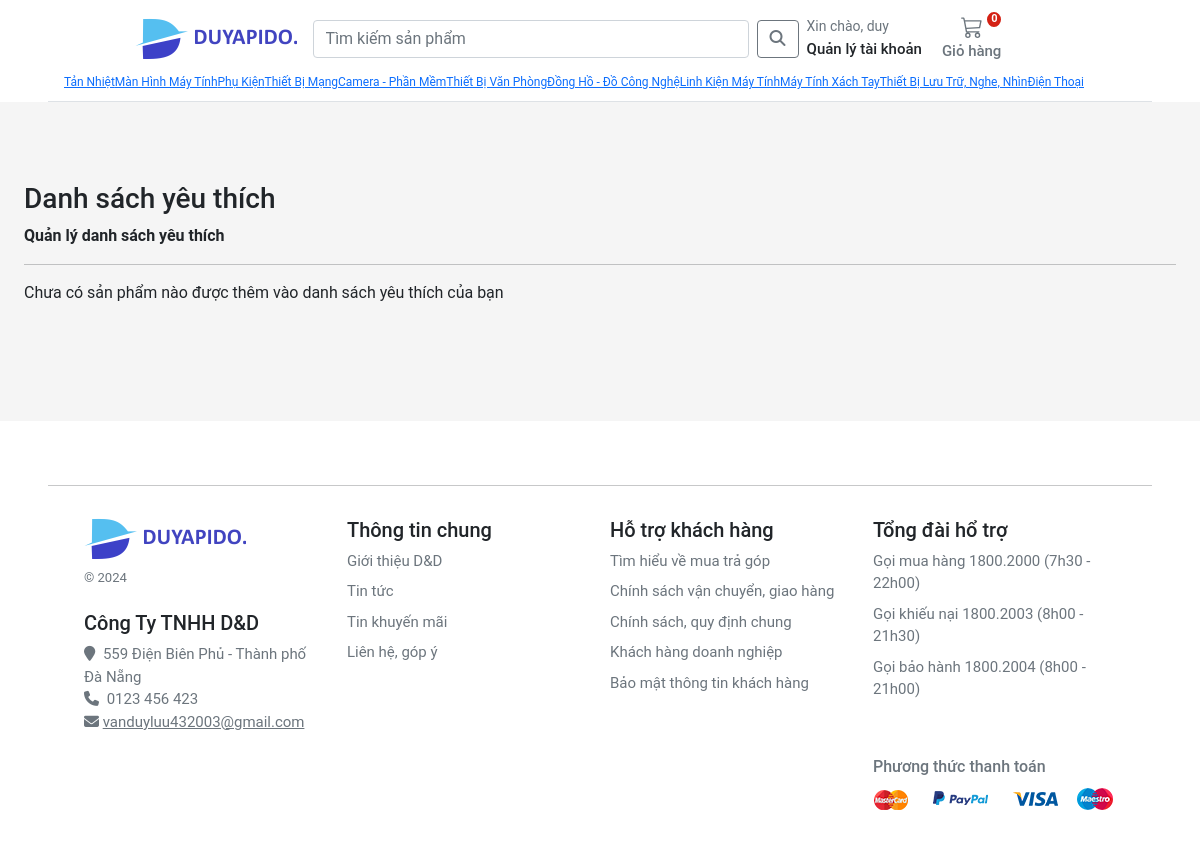
Screenshot of /account/wishlist (signed in) with the database file from the repository.
### account/models.py (models this page shows, shortened)
class Customer(AbstractBaseUser, PermissionsMixin):
    email = models.EmailField(_('email address'), unique=True)
    name = models.CharField(max_length=150)
    mobile = models.CharField(max_length=20, blank=True)
    is_active = models.BooleanField(default=False)
    is_staff = models.BooleanField(default=False)
    created = models.DateTimeField(auto_now_add=True)
    updated = models.DateTimeField(auto_now=True)
    objects = CustomAccountManager()
    USERNAME_FIELD = 'email'
    REQUIRED_FIELDS = ['name']
    class Meta:
        verbose_name = "Accounts"
        verbose_name_plural = "Accounts"

### store/models.py (models this page shows, shortened)
class Category(MPTTModel):
    name = models.CharField(
        verbose_name=_("Tên danh mục:"),
        help_text=_("Bắt buộc và duy nhất"),
        max_length=255,
        unique=True,
    )
    slug = models.SlugField(verbose_name=_("Slug"), max_length=255, unique=True)
    parent = TreeForeignKey("self", verbose_name=_("Danh mục cha"), on_delete=models.CASCADE, null=True, blank=True, related_name="children")
    is_active = models.BooleanField(verbose_name=_("Trạng thái hoạt động"), default=True)
    class MPTTMeta:
        order_insertion_by = ["name"]
    class Meta:
        verbose_name = _("Category")
        verbose_name_plural = _("Categories")
    def get_absolute_url(self):
        return reverse("store:category_list", args=[self.slug])

### account/views.py (the view)
# urls.py: path("wishlist", views.wishlist, name="wishlist"),
@login_required
def wishlist(request):
    products = Product.objects.filter(users_wishlist=request.user)
    return render(request, "account/dashboard/user_wish_list.html", {"wishlist": products})

### basket/basket.py (called while the page is built)
    def __len__(self):
        return sum(item["qty"] for item in self.basket.values())

### basket/context_processors.py (called while the page is built)
def basket(request):
    return {'basket': Basket(request)}

### store/context_processors.py (called while the page is built)
def categories(request):
    return {"categories": Category.objects.filter(level=0)}

### templates/account/dashboard/user_wish_list.html (shortened to what this page needs)
{% extends "../sub_base.html" %}
{% load common_tags %}
{% block sub_content %}
<div class="col-12 mx-auto">
  <h1 class="h3">Danh sách yêu thích</h1>
  <div class="fw-bold">Quản lý danh sách yêu thích</div>
  <hr />
  {% if wishlist %}
  {% for product in wishlist  %}
  <div class="card mb-3 rounded-0">
    <div class="row g-0">
      <div class="col-md-2">
        {% for image in product.product_image.all  %}
          {% if image.is_feature %}
          <img class="img-fluid d-block p-2" width="100%" src="{{ image.image.url }}"
            alt="{{ image.image.alt_text }}" />
          {% endif %}
        {% endfor %}
      </div>
      <div class="col-md-10">
        <div class="card-body">
          <h5 class="card-title">{{product.title}}</h5>
          <p class="card-text">Mô tả: {{product.description}}</p>
          <p class="card-text fw-bold text-danger"><small>Giá sản phẩm: {{product.regular_price|currency}}</small></p>
          <a type="button" class="btn btn-primary fw500 btn-sm" href="{% url 'account:user_wishlist' product.id %}">Xoá khỏi danh sách ưa thích</a>
        </div>
      </div>
    </div>
  </div>
  {% endfor %}
  {% else %}
  <p class="card-text">Chưa có sản phẩm nào được thêm vào danh sách yêu thích của bạn</p>
  {% endif %}
</div>
{% endblock %}

### templates/base.html (shortened to what this page needs)
<!DOCTYPE html>
{% load static %}
<html xmlns:store="http://www.w3.org/1999/xhtml" xmlns:account="http://www.w3.org/1999/xhtml"
    xmlns:basket="http://www.w3.org/1999/xhtml">
<head>
    <link rel="stylesheet" href="https://cdnjs.cloudflare.com/ajax/libs/OwlCarousel2/2.3.4/assets/owl.carousel.min.css">
    <link rel="stylesheet"
        href="https://cdnjs.cloudflare.com/ajax/libs/OwlCarousel2/2.3.4/assets/owl.theme.default.min.css">
    <link rel="stylesheet" href="https://cdnjs.cloudflare.com/ajax/libs/fancybox/3.5.7/jquery.fancybox.min.css" />
    <link href="https://cdn.jsdelivr.net/npm/bootstrap@5.0.0-beta1/dist/css/bootstrap.min.css" rel="stylesheet"
>
    <link rel="stylesheet" href="https://cdnjs.cloudflare.com/ajax/libs/font-awesome/4.7.0/css/font-awesome.min.css">
    <link rel="stylesheet" href="https://cdnjs.cloudflare.com/ajax/libs/font-awesome/6.4.0/css/all.min.css">
    <link rel="stylesheet" href="{% static 'css/base.css' %}">
    <link rel="stylesheet" href="{% block stylesheet %}{% endblock %}">
    <link rel="stylesheet" href="https://cdnjs.cloudflare.com/ajax/libs/OwlCarousel2/2.3.4/assets/owl.carousel.min.css">
    <link rel="stylesheet"
        href="https://cdnjs.cloudflare.com/ajax/libs/OwlCarousel2/2.3.4/assets/owl.theme.default.min.css">
</head>
<body>
    <header class=" bg-white  px-5">
        <nav class="navbar navbar-expand-md navbar-light  border-bottom px-3">
            <div class="d-block">
                <div class="container-fluid px-md-4">
                    <div class="d-flex w-100 navbar-collapse " style="justify-content: center;">
                        <a class="navbar-brand d-flex-inline" href="/">
                            <img src="/media/images/brand.png" class="navbar-brand-img" alt="...">
                        </a>
                        <form class="d-flex col-6" action="{% url 'store:search' %}">
                            <input class="form-control me-2" type="search" placeholder="Tìm kiếm sản phẩm"
                                aria-label="Search" name="q">
                            <button class="btn btn-outline-secondary" type="submit"><i
                                    class="fa-solid fa-magnifying-glass"></i>
                            </button>
                        </form>
                        <div>
                            <div class="collapse navbar-collapse" id="navbarSupportedContent2">
                                <ul class="navbar-nav me-auto mb-2 mb-lg-0">
                                    <li class="nav-item dropdown">
                                        <a class="nav-link dropdown-toggle text-reset" href="#" id="navbarDropdown"
                                            role="button" data-bs-toggle="dropdown" aria-expanded="false">
                                            <div class="small text-muted">Xin chào,
                                                {% if user.is_authenticated %}
                                                {{ request.user.name }}
                                                {% else %}
                                                Login
                                                {% endif %}
                                            </div>
                                            <span class="fs15 fw500">Quản lý tài khoản</span>
                                        </a>
                                    </li>
                                </ul>
                            </div>
                        </div>
                        <a type="button" role="button" href="{% url 'basket:basket_summary' %}"
                            class="btn btn-outline-secondary border-0 basket-btn">
                            {% with quantity_basket=basket|length %}
                            <div id="basket-qty" class="basket-qty">
                                {% if quantity_basket > 0 %}
                                {{ quantity_basket }}
                                {% else %}
                                0
                                {% endif %}
                            </div>
                            {% endwith %}
                            <div>
                            </div>
                            <span class="fs15 fw500 text-nowrap">Giỏ hàng</span>
                        </a>
                    </div>
                </div>
                <div class="d-flex text-center">
                    {% for c in categories %}
                    <div class="">
                        <a class="" href="{{c.get_absolute_url }}" style="font-size: 1vw;">
                            {{ c.name|title }}
                        </a>
                    </div>
                    {% endfor %}
                </div>
            </div>
        </nav>
    </header>
    <main class="pb-3">
        {% block content %} {% endblock %}
    </main>
    <footer class="container-fluid bg-white py-5 footer px-5" style="margin-top: 100px">
        <hr>
        <div class="row pt-3 mx-4 fs15">
            <div class="col-12 col-md mb-3">
                <img src="/media/images/brand.png" class="navbar-brand-img" alt="...">
                <small class="d-block mb-4 text-muted mt-2">&copy; 2024</small>
                <h5>Công Ty TNHH D&D</h5>
                <i class="fa fa-map-marker text-grey" aria-hidden="true"> </i>
                <span class="text-grey bf-space">559 Điện Biên Phủ - Thành phố Đà Nẵng</span>
                <br />
                <i class="fa fa-phone text-grey " aria-hidden="true"> </i>
                <span class="text-grey bf-space">0123 456 423</span>
                <i class="fa fa-envelope text-grey " aria-hidden="true"></i>
                <a class="text-grey" href="mailto:vanduyluu432003@gmail.com">vanduyluu432003@gmail.com</a>
            </div>
            <div class="col-12 col-md fs15">
                <h5>Thông tin chung</h5>
                <ul class="list-unstyled">
                    <li><a class="link-secondary text-decoration-none" href="#">Giới thiệu D&D</a></li>
                    <li><a class="link-secondary text-decoration-none" href="#">Tin tức</a></li>
                    <li><a class="link-secondary text-decoration-none" href="#">Tin khuyến mãi</a></li>
                    <li><a class="link-secondary text-decoration-none" href="#">Liên hệ, góp ý</a></li>
                </ul>
            </div>
            <div class="col-12 col-md fs15">
                <h5>Hỗ trợ khách hàng</h5>
                <ul class="list-unstyled">
                    <li><a class="link-secondary text-decoration-none" href="#">Tìm hiểu về mua trả góp</a></li>
                    <li><a class="link-secondary text-decoration-none" href="#">Chính sách vận chuyển, giao hàng</a>
                    </li>
                    <li><a class="link-secondary text-decoration-none" href="#">Chính sách, quy định chung</a></li>
                    <li><a class="link-secondary text-decoration-none" href="#">Khách hàng doanh nghiệp</a></li>
                    <li><a class="link-secondary text-decoration-none" href="#">Bảo mật thông tin khách hàng</a></li>
                </ul>
            </div>
            <div class="col-12 col-md fs15">
                <h5>Tổng đài hổ trợ</h5>
                <ul class="list-unstyled">
                    <li><a class="link-secondary text-decoration-none" href="#">Gọi mua hàng 1800.2000 (7h30 -
                            22h00)</a>
                    </li>
                    <li><a class="link-secondary text-decoration-none" href="#">Gọi khiếu nại 1800.2003 (8h00 -
                            21h30)</a>
                    </li>
                    <li><a class="link-secondary text-decoration-none" href="#">Gọi bảo hành 1800.2004 (8h00 -
                            21h00)</a>
                    </li>
                </ul>
                <h3 class="company-info text-grey mt-5">Phương thức thanh toán</h3>
                <a class="icons icon-payment current" href=""></a>
            </div>
        </div>
    </footer>
</body>
</html>

### static/css/base.css (style rules this page uses)
.dropdown-toggle::after { display: none; }
body { background: #f5f5f5 !important; }
html, body, p, div { letter-spacing: -0.02px; font-family: 'Roboto', sans-serif; }
.fs15 { font-size: 0.9375rem; }
.fw500 { font-weight: 500; }
.basket-qty { color: #fff; background: #d42114; border: 2px solid #fff; border-radius: 50%; text-align: center; font-size: 11px; height: 15px; width: 14px; position: absolute; box-sizing: content-box; font-weight: 600; display: flex; justify-content: center; align-items: center; top: 1px; right: 10px; }
.basket-btn { position: relative; }
.company-info { font-size: 16px; margin-top: 20px; }
.icons.icon-payment { width: 243px; height: 32px; background-position: -31px -58px; }
.icons { display: inline-block; background-image: url(../../media/images/sprite.png); background-repeat: no-repeat; vertical-align: middle; }
.bf-space { margin-left: 4px; }
.text-grey { color: #6c757d !important; }
.footer > div > div > ul > li { padding-bottom:8px; }

### rows the page displays
Customer: user.name "duy"
Category: name "Tản Nhiệt"
Category: name "Màn Hình Máy Tính"
Category: name "Phụ Kiện"
Category: name "Thiết Bị Mạng"
Category: name "Camera - Phần Mềm"
Category: name "Thiết Bị Văn Phòng"
Category: name "Đồng Hồ - Đồ Công Nghệ"
Category: name "Linh Kiện Máy Tính"
Category: name "Máy Tính Xách Tay"
Category: name "Thiết Bị Lưu Trữ, Nghe, Nhìn"
Category: name "Điện Thoại"
